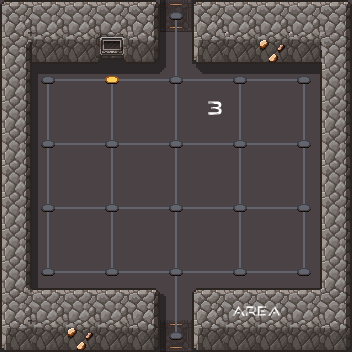

A 2D game scene composited from a Tiled map and its tileset images. What follows is a short description and the map's XML, with every tile layer's data as written:
An orthogonal 11x11 tile map with 32x32 px tiles, 6 tile layers (floor, sh, wall, p, ...), 3 tilesets.

<map version="1.10" tiledversion="1.10.2" orientation="orthogonal" renderorder="right-down" width="11" height="11" tilewidth="32" tileheight="32" infinite="0" nextlayerid="7" nextobjectid="1">
 <tileset firstgid="1" source="scifi_dungeon_tileset2.tsx" />
 <tileset firstgid="241" source="scifi_dungeon_tileset.tsx" />
 <tileset firstgid="433" source="scifi_tileset_01.tsx" />
 <layer id="3" name="floor" width="11" height="11">
  <data encoding="csv">
151,151,151,151,151,182,151,151,151,151,151,
151,151,151,151,151,151,151,151,151,151,151,
151,151,151,151,151,151,151,151,151,151,151,
151,151,151,151,151,151,151,151,151,151,151,
151,151,151,151,151,151,151,151,151,151,151,
151,151,151,151,151,151,151,151,151,151,151,
151,151,151,151,151,151,151,151,151,151,151,
151,151,151,151,151,151,151,151,151,151,151,
151,151,151,151,151,151,151,151,151,151,151,
151,151,151,151,151,151,151,151,151,151,151,
151,151,151,151,151,182,151,151,151,151,151
</data>
 </layer>
 <layer id="5" name="sh" width="11" height="11" opacity="0.4">
  <data encoding="csv">
0,0,0,0,0,43,36,0,0,0,0,
0,0,36,36,36,43,36,0,0,0,0,
0,13,22,22,22,23,24,22,22,22,0,
0,43,0,0,0,0,0,0,0,0,0,
0,43,0,0,0,0,0,0,0,0,0,
0,43,0,0,0,0,0,0,0,0,0,
0,43,0,0,0,0,0,0,0,0,0,
0,43,0,0,0,0,0,0,0,0,0,
0,43,0,0,0,0,0,0,0,0,0,
0,0,0,0,0,33,0,0,0,0,0,
36,0,0,0,36,43,36,0,0,0,36
</data>
 </layer>
 <layer id="1" name="wall" width="11" height="11">
  <data encoding="csv">
34,53,53,53,32,0,34,53,53,53,32,
71,101,101,113,83,0,14,85,85,85,68,
28,0,0,0,0,0,0,0,0,0,28,
28,0,0,0,0,0,0,0,0,0,28,
28,0,0,0,0,0,0,0,0,0,28,
28,0,0,0,0,0,0,0,0,0,28,
28,0,0,0,0,0,0,0,0,0,28,
28,0,0,0,0,0,0,0,0,0,28,
28,0,0,0,0,0,0,0,0,0,28,
72,53,53,53,32,0,34,53,53,53,73,
81,101,101,101,12,0,14,101,101,101,12
</data>
 </layer>
 <layer id="6" name="p" width="11" height="11">
  <data encoding="csv">
0,0,0,0,0,0,0,0,0,0,0,
0,0,0,0,0,0,0,0,0,0,0,
0,0,0,0,0,0,0,0,0,0,0,
0,0,0,0,0,0,588,0,0,0,0,
0,0,0,0,0,0,0,0,0,0,0,
0,0,0,0,0,0,0,0,0,0,0,
0,0,0,0,0,0,0,0,0,0,0,
0,0,0,0,0,0,0,0,0,0,0,
0,0,0,0,0,0,0,0,0,0,0,
0,0,0,0,0,0,0,583,584,0,0,
0,0,0,0,0,0,0,0,0,0,0
</data>
 </layer>
 <layer id="4" name="line" width="11" height="11">
  <data encoding="csv">
34,53,53,53,32,2684354730,34,53,53,53,32,
71,101,101,0,83,179,14,85,116,85,68,
28,2684354720,2684354739,3221225631,2684354739,169,2684354739,3221225631,2684354739,3221225632,28,
28,3221225651,0,3221225651,0,3221225651,0,3221225651,0,3221225651,28,
28,2684354719,2684354739,169,2684354739,169,2684354739,169,2684354739,1610612895,28,
28,3221225651,0,3221225651,0,3221225651,0,3221225651,0,3221225651,28,
28,2684354719,2684354739,169,2684354739,169,2684354739,169,2684354739,1610612895,28,
28,3221225651,0,3221225651,0,3221225651,0,3221225651,0,3221225651,28,
28,160,2684354739,159,2684354739,169,2684354739,159,2684354739,1610612896,28,
72,53,53,53,32,179,34,0,0,53,73,
81,101,116,101,12,1610612906,14,0,0,101,12
</data>
 </layer>
 <layer id="2" name="point" width="11" height="11">
  <data encoding="csv">
0,0,0,0,0,168,0,0,0,0,0,
0,0,0,0,0,0,0,0,0,0,0,
0,168,0,158,0,168,0,168,0,168,0,
0,0,0,0,0,0,0,0,0,0,0,
0,168,0,168,0,168,0,168,0,168,0,
0,0,0,0,0,0,0,0,0,0,0,
0,168,0,168,0,168,0,168,0,168,0,
0,0,0,0,0,0,0,0,0,0,0,
0,168,0,168,0,168,0,168,0,168,0,
0,0,0,0,0,0,0,0,0,0,0,
0,0,0,0,0,168,0,0,0,0,0
</data>
 </layer>
</map>
